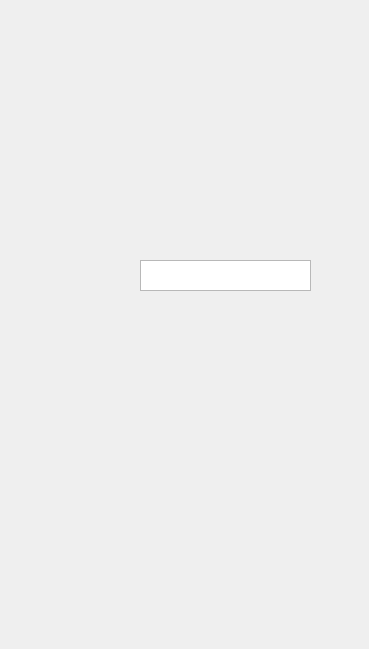
    <widget class="QWidget" name="sign_in">
     <widget class="QLabel" name="label_4">
      <property name="geometry">
       <rect>
        <x>0</x>
        <y>0</y>
        <width>360</width>
        <height>640</height>
       </rect>
      </property>
      <property name="text">
       <string/>
      </property>
      <property name="pixmap">
       <pixmap>../image/sign_in/sign_in.png</pixmap>
      </property>
     </widget>
     <widget class="QPushButton" name="pushButt_enter_sign_in">
      <property name="geometry">
       <rect>
        <x>42</x>
        <y>350</y>
        <width>281</width>
        <height>29</height>
       </rect>
      </property>
      <property name="text">
       <string/>
      </property>
      <property name="flat">
       <bool>true</bool>
      </property>
     </widget>
     <widget class="QTextEdit" name="enter_number_sign_in">
      <property name="geometry">
       <rect>
        <x>140</x>
        <y>260</y>
        <width>171</width>
        <height>31</height>
       </rect>
      </property>
      <property name="frameShape">
       <enum>QFrame::StyledPanel</enum>
      </property>
     </widget>
     <widget class="QPushButton" name="pushButt_sign_up">
      <property name="geometry">
       <rect>
        <x>50</x>
        <y>140</y>
        <width>83</width>
        <height>29</height>
       </rect>
      </property>
      <property name="text">
       <string/>
      </property>
      <property name="flat">
       <bool>true</bool>
      </property>
     </widget>
    </widget>
